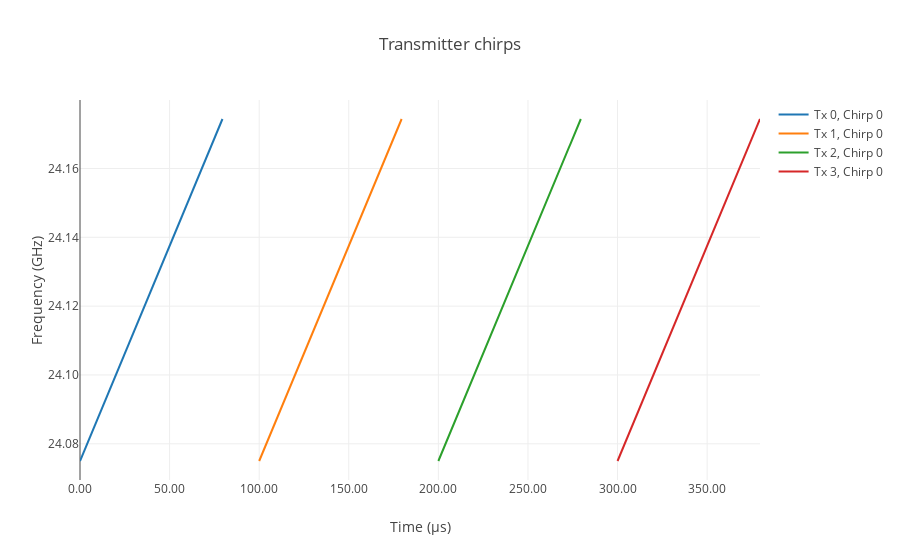

Source (notebook cell):
### Code cell
samples_per_chirp = int(tx['pulse_length'] * rx['fs'])

data = []
for idx in range(0, 1):
    for ch_idx in range(0, 32, 8):
        chirp = go.Scatter(
            x=time_matrix[ch_idx, idx, :] * 1e6,
            y=np.linspace(
                tx['fc'] - tx['bandwidth'] / 2,
                tx['fc'] + tx['bandwidth'] / 2,
                samples_per_chirp,
                endpoint=False,
            ) / 1e9,
            name='Tx '+ str(int(ch_idx/8))+ ', Chirp ' + str(idx),
        )
        data = data + [chirp]

layout = go.Layout(
    title='Transmitter chirps',
    yaxis=dict(tickformat='.2f', title='Frequency (GHz)'),
    xaxis=dict(tickformat='.2f', title='Time (µs)'),
)

fig = go.Figure(data, layout=layout)
iplot(fig, filename='chirps.html')

### Figure 1 — Plotly figure (JSON) as saved in the notebook; plotly's stock layout.template omitted (floating-point values rounded to 4 significant figures; data arrays with more than 128 entries replaced by an {"elided": "..."} marker saying what was removed)
{"data": [{"name": "Tx 0, Chirp 0", "type": "scatter", "uid": "1152651d-fc90-4052-8173-aec1e11d5b9f", "x": {"elided": "160 float values"}, "y": {"elided": "160 float values"}}, {"name": "Tx 1, Chirp 0", "type": "scatter", "uid": "c3d3ebec-140c-4f94-9fc2-07597fb8c5e7", "x": {"elided": "160 float values"}, "y": {"elided": "160 float values"}}, {"name": "Tx 2, Chirp 0", "type": "scatter", "uid": "00554328-19ab-450e-864e-38edeb5b7311", "x": {"elided": "160 float values"}, "y": {"elided": "160 float values"}}, {"name": "Tx 3, Chirp 0", "type": "scatter", "uid": "38c876ab-1405-4035-88f9-6cb8284145bd", "x": {"elided": "160 float values"}, "y": {"elided": "160 float values"}}], "layout": {"title": {"text": "Transmitter chirps"}, "xaxis": {"tickformat": ".2f", "title": {"text": "Time (µs)"}}, "yaxis": {"tickformat": ".2f", "title": {"text": "Frequency (GHz)"}}}}
